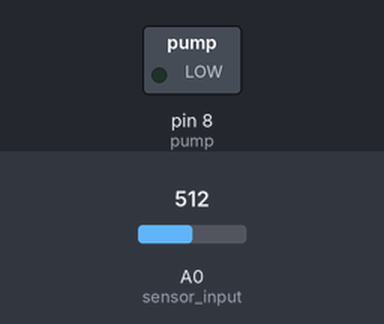
Simulated run of this sketch. Board: Arduino Uno, built with avr-gcc and run on an emulated ATmega328P. Shown: switched loads named in the sketch (green lamp = pin HIGH). Inputs (shaded band) come from the test bench; at power-on: A0 (sensor_input) = 512. The modem accepts every AT command (registered, SIM ready, sends succeed) and sends nothing else.

Above: at 13.1 s.
Timing chart, 0 to 20.9 s (numbered marks = the images above):
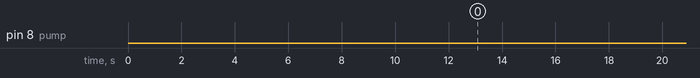

The sketch:

source.ino
```cpp
#include "SoftwareSerial.h"

#define pump 8
#define sensor_input A0
SoftwareSerial esp(1, 0);

int watering_duration=0;
String con = "", tc = "", data = "";
String server = "192.168.1.109";
String url_sensor_value = "/receive.php";
String url_watering_duration = "/receive_watering_duration.php";

void setup()
{
  esp.begin(9600);
  pinMode(sensor_input, INPUT);
  pinMode(pump, OUTPUT);
  digitalWrite(pump,LOW);
  esp.println("AT+CWQAP");
  delay(1000);
  wifi_init();
}

void loop()
{
  int v=sensor_value();
  Serial.println(v);
  delay(1000);
  send_data();
  delay(2000);
  if(check_moisture()){
    bool check=true;
    while(check){
      delay(2000);
      check=check_moisture();
    }
    //Serial.print("Watering time: ");
    //Serial.print(watering_duration);
    //Serial.println(" sec");
    send_watering_time();
    watering_duration=0;
  }
  delay(10000);
}

void wifi_init()
{
  //Serial.println("Connecting to wifi....");
  delay(1000);
  esp.println("AT+RST");
  delay(1000);
  esp.println("AT+CWMODE=3");
  delay(1000);
  //esp.println("AT+CWJAP=\"CSE_PUST\",\"descse721\"");
  esp.println("AT+CWJAP=\"C S E 7\",\"unique07\"");
  delay(8000);
  //Serial.println("Connected to wifi");
  esp  .println("Connected to wifi");
  delay(1000);
}

int sensor_value()
{
  delay(1000);
  int sensor_val = analogRead(sensor_input);
  delay(1000);
  return sensor_val;
}

void send_data()
{
  //Serial.println("Sending data...");
  delay(1000);
  data="sensor_value=" + (String)sensor_value();
  delay(1000);
  tc="AT+CIPSTART=\"TCP\",\"192.168.1.109\",80";
  esp.println(tc);
  delay(3000);
  String postRequest =

  "POST " + url_sensor_value + " HTTP/1.1\r\n" +

  "Host: " + server + "\r\n" +

  "Accept: *" + "/" + "*\r\n" +

  "Content-Length: " + data.length() + "\r\n" +

  "Content-Type: application/x-www-form-urlencoded\r\n" +

  "\r\n" + data;

  esp.print("AT+CIPSEND=");
  delay(100);
  esp.println(postRequest.length());
  delay(2000);
  esp.println(postRequest);
  delay(3000);
  //Serial.println("Sensor value sent");
}

void send_watering_time()
{
  //Serial.println("Sending Watering duration...");
  delay(1000);
  data="watering_time=" + (String)watering_duration;
  delay(1000);
  tc="AT+CIPSTART=\"TCP\",\"192.168.1.109\",80";
  esp.println(tc);
  delay(3000);
  String postRequest =

  "POST " + url_watering_duration + " HTTP/1.1\r\n" +

  "Host: " + server + "\r\n" +

  "Accept: *" + "/" + "*\r\n" +

  "Content-Length: " + data.length() + "\r\n" +

  "Content-Type: application/x-www-form-urlencoded\r\n" +

  "\r\n" + data;

  esp.print("AT+CIPSEND=");
  delay(100);
  esp.println(postRequest.length());
  delay(2000);
  esp.println(postRequest);
  delay(3000);
  //Serial.println("Watering duration sent");
}


bool check_moisture()
{
    int sensor_val=sensor_value();
    //Serial.print("Sensor value --> ");
    //Serial.println(sensor_val);
    //esp.println("AT");
    if(sensor_val <1200 && sensor_val >=600){
        watering_duration+=5;
        //Serial.println("Plant need to be watered");
        //esp.println("AT");
        digitalWrite(pump,HIGH);
        delay(5000);
        digitalWrite(pump,LOW);
        //esp.println("AT");
        return true;
    }
    else if(sensor_val <600 && sensor_val >=500){
        watering_duration+=2;
        //Serial.println("Plant need to be watered");
        digitalWrite(pump,HIGH);
        delay(2000);
        digitalWrite(pump,LOW);
        return true;
    }
    else{
        //Serial.println("Plant is healthy...Soil contains sufficient water...");
        return false;
    }
}
```

Measured:
- by itself, pin 8 (pump): LOW → HIGH at 32.4 s, → LOW 2.0 s later, → HIGH 4.0 s later, → LOW 2.0 s later, … (33 changes in this stretch)
